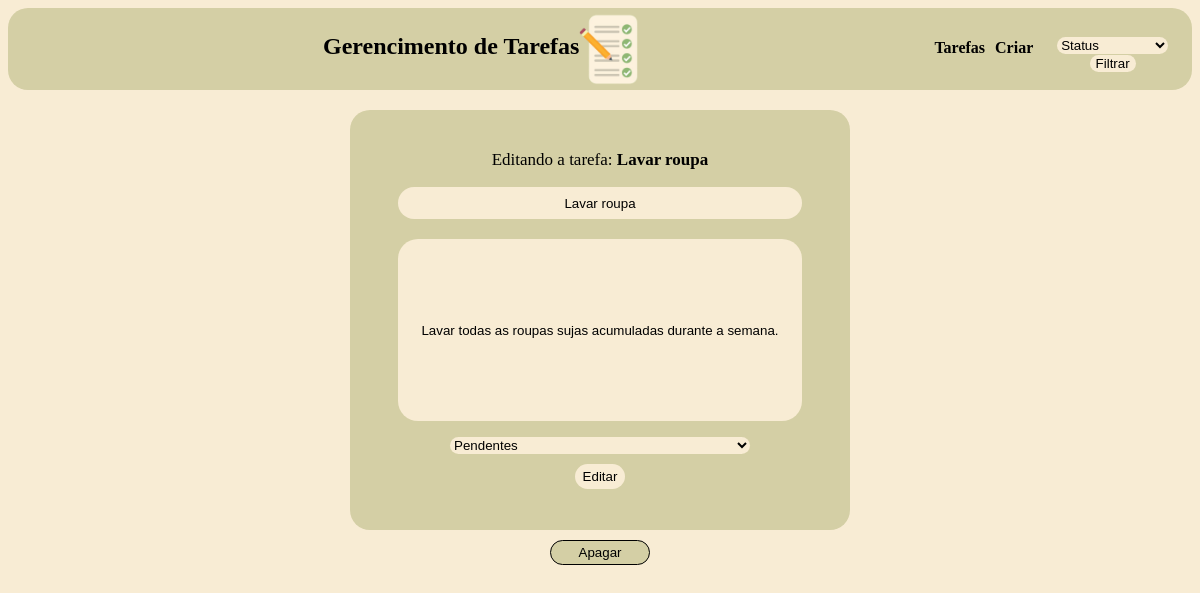
The app's page /edit_tarefas.php?id=3 with its own data.
### tables this page shows
CREATE TABLE `tarefas` (
  `id` int(11) NOT NULL,
  `task_name` varchar(250) NOT NULL,
  `description` text DEFAULT NULL,
  `status` set('Pendentes','Em andamento','Concluidas') DEFAULT 'Pendentes',
  `created_at` datetime DEFAULT NULL
);

### edit_tarefas.php (the view, shortened to what this page needs)
<?php
include_once("conexao.php");
$id = filter_input(INPUT_GET, 'id', FILTER_SANITIZE_NUMBER_INT);
$result_tarefas = "SELECT * FROM tarefas WHERE id = '$id'";
$resultado_tarefas = mysqli_query($conn, $result_tarefas);
$row_tarefas = mysqli_fetch_assoc($resultado_tarefas);
?>
<!DOCTYPE html>
<html lang="pt-br">
<head>
</head>
<body>
<header>
        <div id="logo">
            <h2>Gerencimento de Tarefas</h2>
            <img src="tarefas2.png" alt="">
        </div>
        <div id="botoes">
            <tr>
                <th><a href="tarefas.php">
                        <h4>Tarefas</h4>
                    </a></th>
                <th><a href="index.php">
                        <h4>Criar</h4>
                    </a></th>
                <form action="filtro_tarefas.php" method="GET" id="form1">
                    <select name="status" required>
                        <option value="">Status</option>
                    </select>
                    <input type="submit" value="Filtrar" id="bot1">
                </form>
            </tr>
        </div>
    </header>
    <form action="proc_edit_tarefas.php" method="post" id="tarefa">
        <p>Editando a tarefa: <b><?php echo $row_tarefas['task_name'];?></b> </p>
        <input type="text" name="nome" id="nome" required value="<?php echo $row_tarefas['task_name'];?>" > <br>
        <input type="text" name="descricao" id="descricao" value="<?php echo $row_tarefas['description'];?>"> <br>
        <select type="text" name="status" id="select2" value="<?php echo $row_tarefas['status'];?>">
        <option>Pendentes</option>
        </select> <br>
        <input type="submit" value="Editar" id="but2">
    </form>
    <form action="apagar_tarefas.php" method="post">
        <input type="submit" value="Apagar" id="but3">
    </form>
</body>
</html>

### edit_tarefas.php (style rules this page uses)
body { background-color: #f8ecd4; text-align: center; }
header { background-color: #d4cfa5; display: flex; justify-content: center; padding: 5px; margin-bottom: 20px; border-radius: 20px; }
img { width: 60px; }
#botoes { display: flex; justify-content: right; text-align: center; color: black; }
#logo { display: flex; width: 80%; justify-content: center; padding-left: 20px; }
a { padding: 5px; text-decoration: none; color: black; }
#form1 { padding-top: 23px; }
select { border: 0; border-radius: 10px; text-decoration: none; background-color: #f8ecd4; }
#bot1 { border: 0; border-radius: 10px; background-color: #f8ecd4; }
#tarefa { padding-top: 20px; margin: auto; text-align: center; background-color: #d4cfa5; width: 500px; height: 400px; border-radius: 20px; }
#nome { text-align: center; height: 30px; width: 400px; border-radius: 20px; border: 0; background-color: #f8ecd4; margin-bottom: 20px; }
#descricao { text-align: center; height: 180px; width: 400px; border-radius: 20px; border: 0; background-color: #f8ecd4; margin-bottom: 15px; }
#select2 { width: 300px; }
#but2 { margin-top: 10px; width: 50px; border: 0; border-radius: 20px; height: 25px; background-color: #f8ecd4; }
p { font-size: 17px; margin-top: 20px; }
#but3 { margin-top: 10px; width: 100px; border: 1px solid; border-radius: 20px; height: 25px; background-color: #d4cfa5; }

### records on screen
tarefas: task_name "Lavar roupa", nome "Lavar roupa", descricao "Lavar todas as roupas sujas acumuladas durante a semana.", status "Pendentes"
